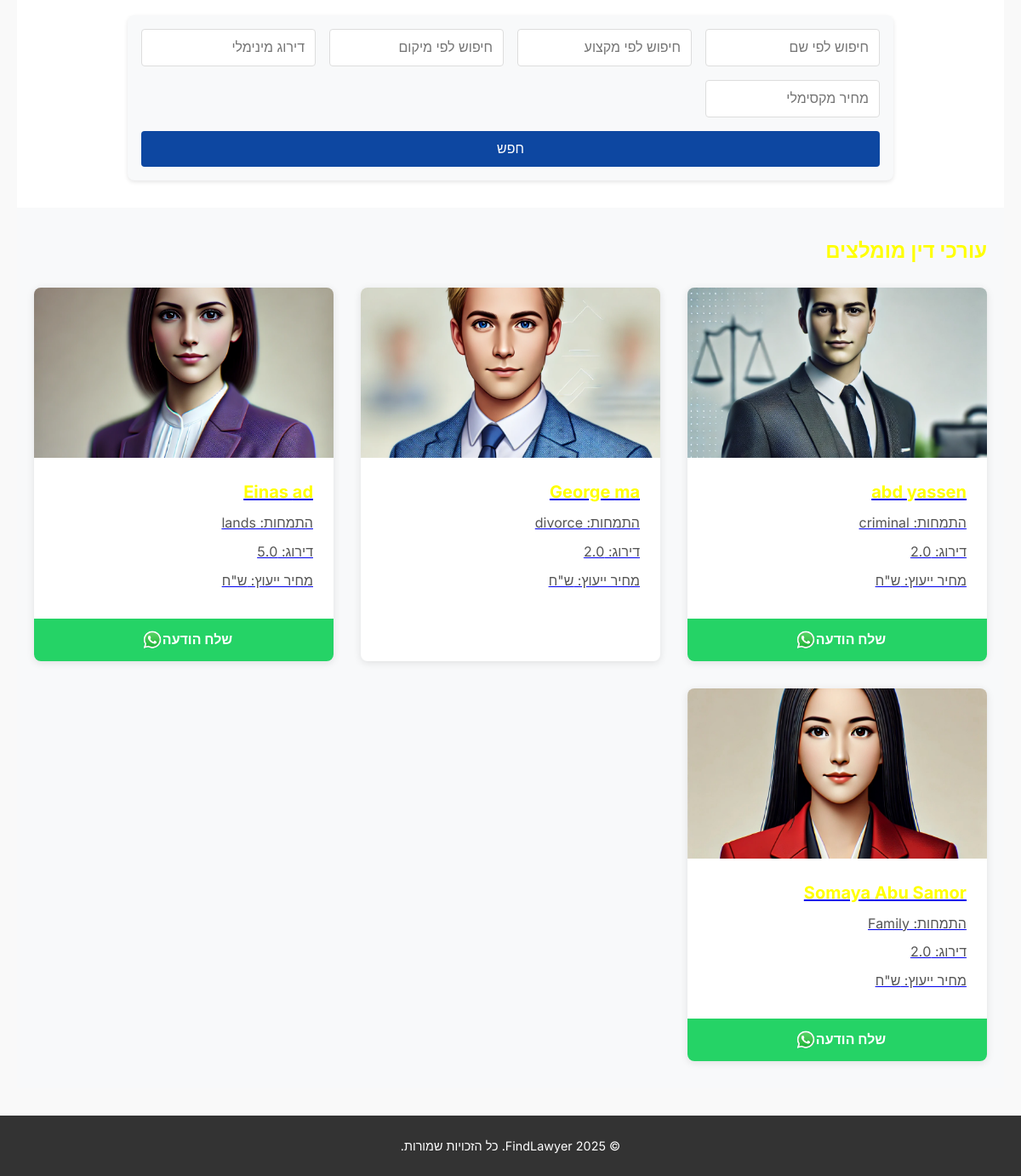
The app's page / (lower part), older data.
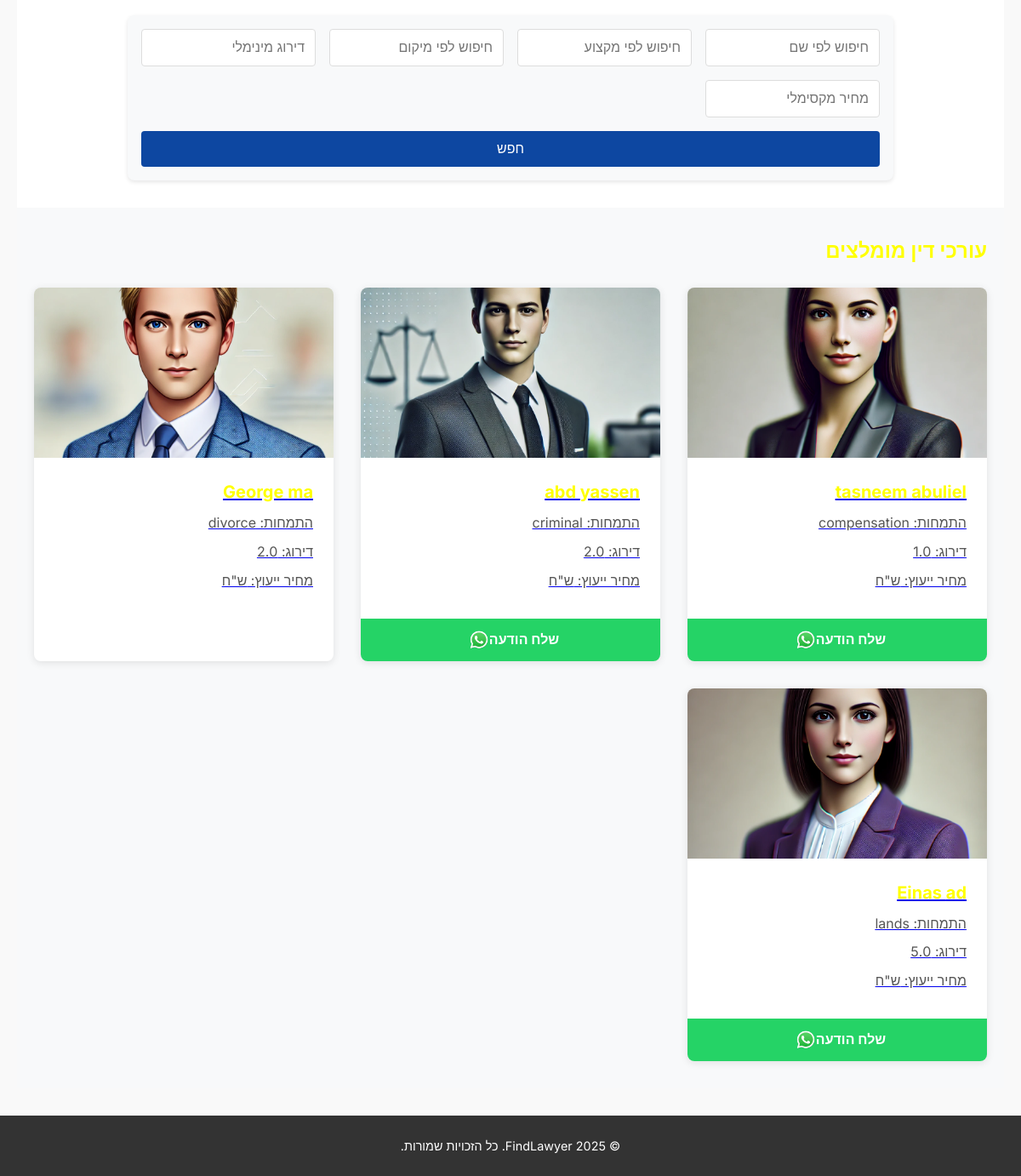
The same page, newer data.
### home/models.py (models this page shows, shortened)
class Lawyer(models.Model):
    first_name = models.CharField(max_length=100)
    last_name = models.CharField(max_length=100)
    specialization = models.CharField(max_length=100)
    location = models.CharField(max_length=100)
    email = models.EmailField(unique=True)
    phone_number = models.CharField(max_length=20)
    photo = models.ImageField(upload_to='lawyer_photos/', blank=True, null=True)

### home/views.py (the view)
# urls.py: 2. Add a URL to urlpatterns:  path('', views.home, name='home')
def home(request):
    lawyers = Lawyer.objects.all()  # Fetch all lawyers from the database
    return render(request, 'home/index.html', {'lawyers': lawyers})

### home/templates/home/index.html (shortened to what this page needs)
{% extends 'home/base_generic.html' %}
{% load static %}
{% block content %}
<section class="search-section">
    <div class="welcome-container">
        <form method="get" action="{% url 'lawyer-list' %}" class="search-bar">
            <input type="text" name="name" placeholder="חיפוש לפי שם" value="{{ request.GET.name }}">
            <input type="text" name="specialization" placeholder="חיפוש לפי מקצוע" value="{{ request.GET.specialization }}">
            <input type="text" name="location" placeholder="חיפוש לפי מיקום" value="{{ request.GET.location }}">
            <input type="number" step="0.1" name="min_rating" placeholder="דירוג מינימלי" value="{{ request.GET.min_rating }}">
            <input type="number" step="0.01" name="max_price" placeholder="מחיר מקסימלי" value="{{ request.GET.max_price }}">
            <button type="submit">חפש</button>
        </form>
    </div>
</section>
<section class="featured-lawyers">
    <div class="container">
        <h2>עורכי דין מומלצים</h2>
        <div class="lawyer-cards">
            {% for lawyer in lawyers %}
            <div class="card">
                <a href="{% url 'lawyer_profile' lawyer.pk %}">
                    <div class="card-image">
                        {% if lawyer.photo %}
                        <img src="{{ lawyer.photo.url }}" alt="{{ lawyer.first_name }} {{ lawyer.last_name }}">
                        {% else %}
                        <img src="{% static 'images/lawyer_placeholder.jpg' %}" alt="No photo available">
                        {% endif %}
                    </div>
                    <div class="card-content">
                        <h3>{{ lawyer.first_name }} {{ lawyer.last_name }}</h3>
                        <p>התמחות: {{ lawyer.specialization }}</p>
                        <p>דירוג: {{ lawyer.rating }}</p>
                        <p>מחיר ייעוץ: {{ lawyer.consultation_fee }} ש"ח</p>
                    </div>
                </a>
                {% if lawyer.phone_number %}
                <div class="whatsapp-button">
                    <a href="https://wa.me/{{ lawyer.phone_number }}">
                        שלח הודעה
                        <img src="{% static 'images/whatsapp_icon.png' %}" alt="WhatsApp">
                    </a>
                </div>
                {% endif %}
            </div>
            {% endfor %}
        </div>
    </div>
</section>
{% endblock %}

Row changes from the older to the newer data that the page shows:
removed Lawyer: photo (picture), first_name "Somaya", last_name "Abu Samor", specialization "Family", rating "2.0"
added Lawyer: photo (picture), first_name "tasneem", last_name "abuliel", specialization "compensation", rating "1.0"
